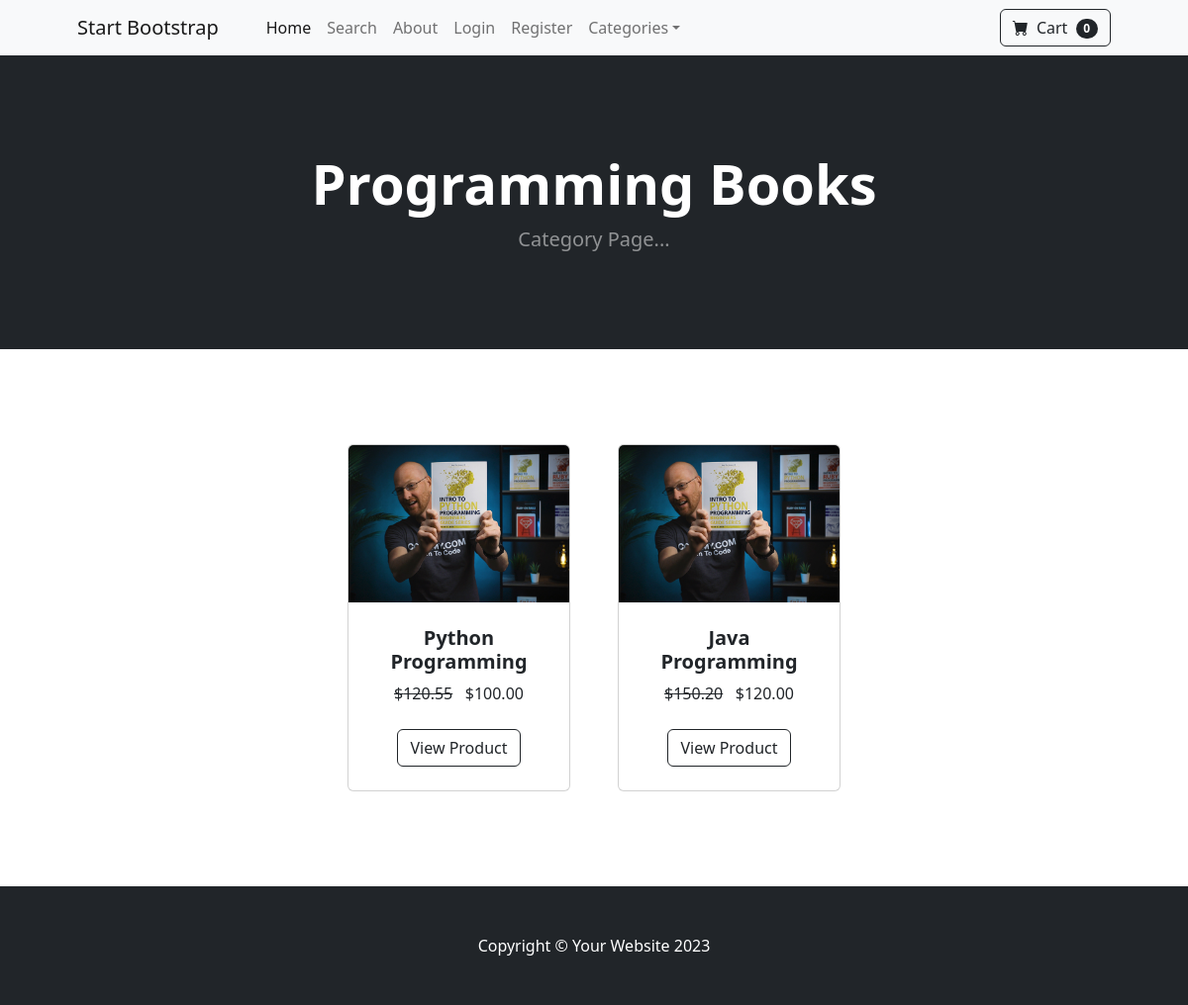
Screenshot of /category/Programming Books with the database file from the repository.
### store/models.py (models this page shows, shortened)
class Category(models.Model):
    name = models.CharField(max_length=50)
    def __str__(self):
        return self.name

class Product(models.Model):
    name = models.CharField(max_length=100)
    price = models.DecimalField(default=0, decimal_places=2, max_digits=6)
    category = models.ForeignKey(Category,on_delete=models.CASCADE, default=1)
    description = models.CharField(max_length=250, default='', blank=True, null=True)
    image = models.ImageField(upload_to='uploads/product/')
    is_sale = models.BooleanField(default=False)
    sale_price = models.DecimalField(default=0, decimal_places=2, max_digits=6)

### store/views.py (the view)
# urls.py: path('category/<str:foo>', views.category, name='category'),
def category(request,foo):
    foo = foo.replace('-',' ')
    try:
        category = Category.objects.get(name=foo)
        products = Product.objects.filter(category=category)
        return render(request,'category.html',{'products':products,'category':category})
    except:
        messages.success(request,("This category doest not exists..."))
        return redirect('home')

### cart/cart.py (called while the page is built)
    def __len__(self):
        return len(self.cart)

### cart/context_processors.py (called while the page is built)
def cart(request):
    return {'cart':Cart(request)}

### store/templates/category.html (shortened to what this page needs)
{% extends 'base.html' %}
{% block content %}
        <header class="bg-dark py-5">
            <div class="container px-4 px-lg-5 my-5">
                <div class="text-center text-white">
                    <h1 class="display-4 fw-bolder">{{ category }}</h1>
                    <p class="lead fw-normal text-white-50 mb-0">Category Page...</p>
                </div>
            </div>
        </header>
        <section class="py-5">
            <div class="container px-4 px-lg-5 mt-5">
                <div class="row gx-4 gx-lg-5 row-cols-2 row-cols-md-3 row-cols-xl-4 justify-content-center">
                    {% for product in products %}
                       {% if product.is_sale %}
                        <div class="col mb-5">
                            <div class="card h-100">
                                <img class="card-img-top" src="{{ product.image.url }}" alt="..." />
                                <div class="card-body p-4">
                                    <div class="text-center">
                                        <h5 class="fw-bolder">{{ product.name }}</h5>
                                        <strike>${{ product.price }}</strike>
                                        &nbsp;
                                        ${{ product.sale_price }}
                                    </div>
                                </div>
                                <div class="card-footer p-4 pt-0 border-top-0 bg-transparent">
                                    <div class="text-center"><a class="btn btn-outline-dark mt-auto" href="{% url 'product' product.id %}">View Product</a></div>
                                </div>
                            </div>
                        </div>
                       {% endif %}
                    {% endfor %}
                </div>
            </div>
        </section>
{% endblock %}

### rows the page displays
Category: name "Programming Books"
Product: image (picture), name "Python Programming", price "120.55", sale_price "100.00"
Product: image (picture), name "Java Programming", price "150.20", sale_price "120.00"

### other values shown
{{ cart|length }} "0"
